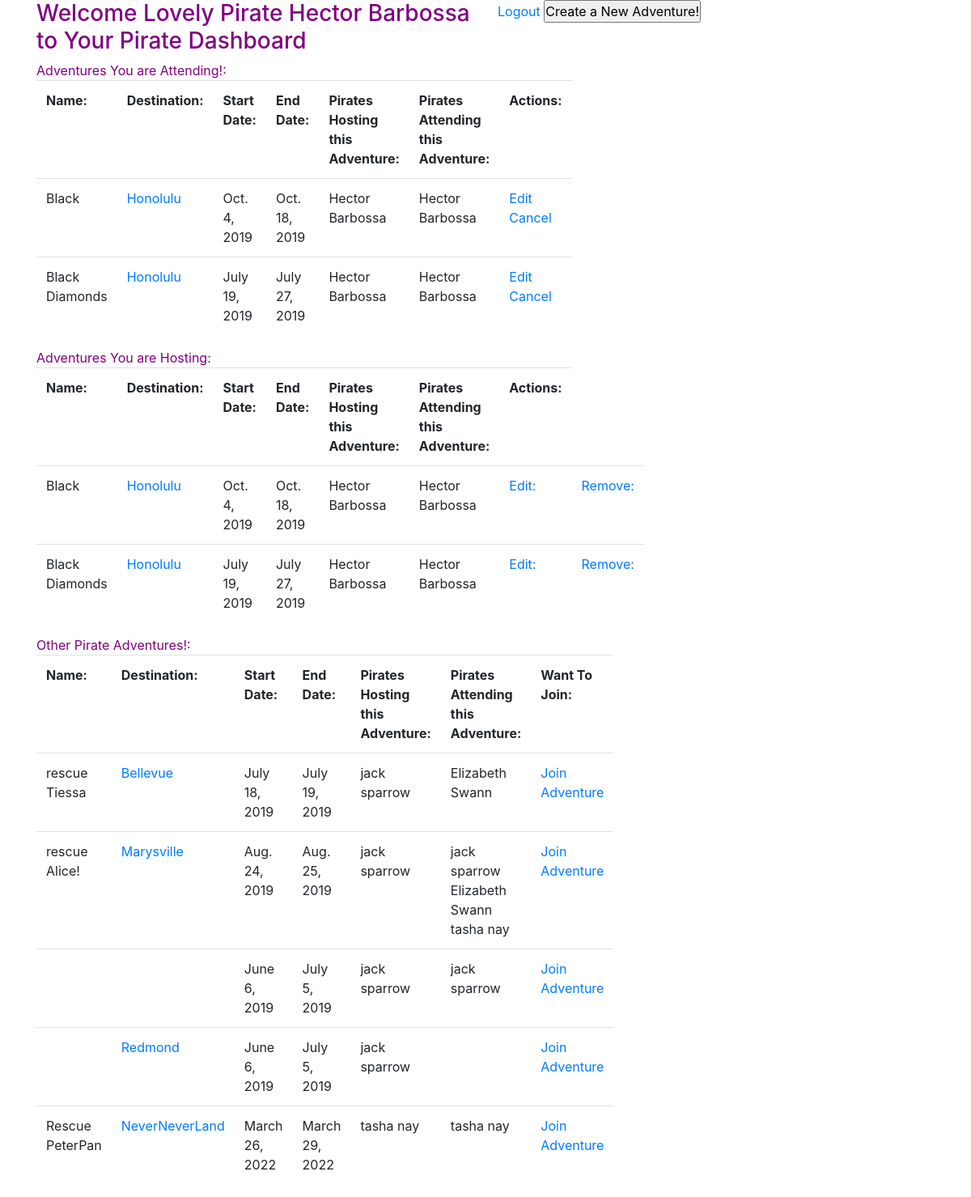
/pirates_adventure/dashboard (signed in), run on the app's committed database.
### log_reg_adventure_app/models.py (models this page shows)
class User(models.Model):
    first_name = models.CharField(max_length=45)
    last_name = models.CharField(max_length=45)
    alias = models.CharField(max_length=45)
    email = models.CharField(max_length=45)
    password = models.CharField(max_length=255)
    birthday = models.DateField()
    created_at = models.DateTimeField(auto_now_add=True)
    updated_at = models.DateTimeField(auto_now=True)
    objects = LoginManager()

### adventure_app/models.py (models this page shows)
class Adventure(models.Model):
    name = models.CharField(max_length=45)
    attending_adventure = models.ManyToManyField(User, related_name="pirates_attending_adventures_list", default = "")
    hosting_adventure = models.ForeignKey(User, related_name="pirates_hosting_adventures_list", default = "")
    destination = models.CharField(max_length = 255)
    start_date = models.DateField()
    end_date = models.DateField()
    plan = models.TextField()
    created_at = models.DateTimeField(auto_now_add=True)
    updated_at = models.DateTimeField(auto_now=True)
    objects = AdventureManager()

### adventure_app/views.py (the view)
def Dashboard(request):
    if 'user_id' not in request.session:
        return redirect('/')
    this_pirate_id = request.session["user_id"]
    this_pirate = User.objects.get(id=this_pirate_id)
    all_pirates = User.objects.all()
    attend_list = this_pirate.pirates_attending_adventures_list.all()
    host_list = this_pirate.pirates_hosting_adventures_list.all()
    all_adventures = Adventure.objects.all()
    other_pirate_adventures = Adventure.objects.exclude(attending_adventure = this_pirate_id)
    all_logged_user_attending_adventures_list_of_adventure_objects = Adventure.objects.filter( attending_adventure = this_pirate_id)
    context={
       'this_pirate_template': this_pirate,
       'this_pirate_id_template': this_pirate_id,
       'all_pirates_template': all_pirates,
       'attend_list': attend_list,
       'host_list': host_list,
       'all_adventures_template': all_adventures,
       'other_pirate_adventures_template': other_pirate_adventures,
       'all_logged_user_attending_adventures_list_of_adventure_objects_template': all_logged_user_attending_adventures_list_of_adventure_objects,
    }
    return render(request, "adventure_app/dashboard.html", context )

### adventure_app/templates/adventure_app/dashboard.html (shortened to what this page needs)
<!DOCTYPE html>
<html>
<head>
<link rel="stylesheet" href="https://stackpath.bootstrapcdn.com/bootstrap/4.3.1/css/bootstrap.min.css">
{% load static %}
<link rel="stylesheet" href="{% static 'adventure_app/css/style.css' %}">
</head>
<body>
<div class = "container">
    <div class = "text_left">
       <div class="row">
           <div class="col-6">
                <h3>Welcome Lovely Pirate {{this_pirate_template.first_name}} {{this_pirate_template.last_name}}   to Your Pirate Dashboard</h3>
            </div>
            <div class="col-6">
                    <form action="adventures/new" method="POST">
                        <p><a href= "/logout"> Logout   </a>
                        <input type="submit" value="Create a New Adventure!">
                        </p>
                    </form>
                </div>
       </div>
    </div>
    <div class = "middle">
        <div class="row">
            <div class="col-6">
                <table class = "table">
                    <th>Name:  </th>
                    <th>Destination:  </th>
                    <th>Start Date:  </th>
                    <th>End Date:  </th>
                    <th>Pirates Hosting this Adventure:  </th>
                    <th>Pirates Attending this Adventure:  </th>
                    <th>Actions:  </th>
                    {% for a in attend_list %}
                    <tr>
                        <td>{{a.name}}</td>
                        <td><a href= "/pirates_adventure/adventures/{{a.id}}">{{a.destination}}</a></td>
                        <td>{{a.start_date}}</td>
                        <td>{{a.end_date}}</td>
                        <td>{{a.hosting_adventure.first_name}}  {{a.hosting_adventure.last_name}}</td>
                        <td>{% for b in a.attending_adventure.all %}
                                {{b.first_name}}  {{b.last_name}}
                            {% endfor %}
                        </td>
                        <td><a href="edit/{{a.id}}">Edit</a>
                            <a href="cancelAdventure/{{a.id}}">Cancel</a></td>
                    </tr>
                    {% endfor %}
                </table>
            </div>
        </div>
    </div>
    <div class = "mid-low">
        <div class="row">
            <div class = "col-6">
                <table class = "table">
                    <th>Name:  </th>
                    <th>Destination:  </th>
                    <th>Start Date:  </th>
                    <th>End Date:  </th>
                    <th>Pirates Hosting this Adventure:  </th>
                    <th>Pirates Attending this Adventure:  </th>
                   <th>Actions:  </th>
                    {% for a in host_list %}
                    <tr>
                        <td>{{a.name}}</td>
                        <td><a href= "/pirates_adventure/adventures/{{a.id}}">{{a.destination}}</a></td>
                        <td>{{a.start_date}}</td>
                        <td>{{a.end_date}}</td>
                        <td>{{a.hosting_adventure.first_name}}  {{a.hosting_adventure.last_name}}</td>
                        <td>{% for b in a.attending_adventure.all %}
                                {{b.first_name}}  {{b.last_name}}
                            {% endfor %}
                        </td>
                        <td><a href="edit/{{a.id}}">Edit:</a></td>
                        <td><a href="removeAdventure/{{a.id}}">Remove:</a>
                        </tr>
                    {% endfor %}
                </table>
            </div>
        </div>
    </div>
    <div class = "lower">
            <div class="row">
                <div class="col-6">
                    <table class = "table">
                        <th>Name: </th>
                        <th>Destination:  </th>
                        <th>Start Date:  </th>
                        <th>End Date:  </th>
                        <th>Pirates Hosting this Adventure:  </th>
                        <th>Pirates Attending this Adventure:  </th>
                        <th>Want To Join:  </th>
                        <br>
                        {% for a in other_pirate_adventures_template %}
                        <tr>
                            <td>{{a.name}}</td>
                            <td><a href= "/pirates_adventure/adventures/{{a.id}}">{{a.destination}}</a></td>
                            <td> {{ a.start_date }}</td>
                            <td> {{ a.end_date }}</td>
                            <td>{{a.hosting_adventure.first_name}}  {{a.hosting_adventure.last_name}}</td>
                            <td>{% for b in a.attending_adventure.all %}
                                    {{b.first_name}}  {{b.last_name}}
                                {% endfor %}
                            </td>
                            <td><a href="joinAdventure/{{a.id}}">Join Adventure</a></td>
                        </tr>
                        {% endfor %}
                    </table>
                </div>
            </div>
        </div>
    </div>
</body>
</html>

### adventure_app/static/adventure_app/css/style.css (style rules this page uses)
* { margin:0px; padding: 0px; }
.container { color: purple; }
.text_left { display:inline-block; }

### data on the page
User: first_name "Hector", last_name "Barbossa"
Adventure: name "Black", destination "Honolulu", start_date "Oct. 4, 2019", end_date "Oct. 18, 2019", hosting_adventure.first_name "Hector", hosting_adventure.last_name "Barbossa"
Adventure: name "Black Diamonds", destination "Honolulu", start_date "July 19, 2019", end_date "July 27, 2019", hosting_adventure.first_name "Hector", hosting_adventure.last_name "Barbossa"
Adventure: name "rescue Tiessa", destination "Bellevue", start_date "July 18, 2019", end_date "July 19, 2019", hosting_adventure.first_name "jack", hosting_adventure.last_name "sparrow"
User: first_name "Elizabeth", last_name "Swann"
Adventure: name "rescue Alice!", destination "Marysville", start_date "Aug. 24, 2019", end_date "Aug. 25, 2019", hosting_adventure.first_name "jack", hosting_adventure.last_name "sparrow"
User: first_name "jack", last_name "sparrow"
User: first_name "tasha", last_name "nay"
Adventure: start_date "June 6, 2019", end_date "July 5, 2019", hosting_adventure.first_name "jack", hosting_adventure.last_name "sparrow"
Adventure: destination "Redmond", start_date "June 6, 2019", end_date "July 5, 2019", hosting_adventure.first_name "jack", hosting_adventure.last_name "sparrow"
Adventure: name "Rescue PeterPan", destination "NeverNeverLand", start_date "March 26, 2022", end_date "March 29, 2022", hosting_adventure.first_name "tasha", hosting_adventure.last_name "nay"
